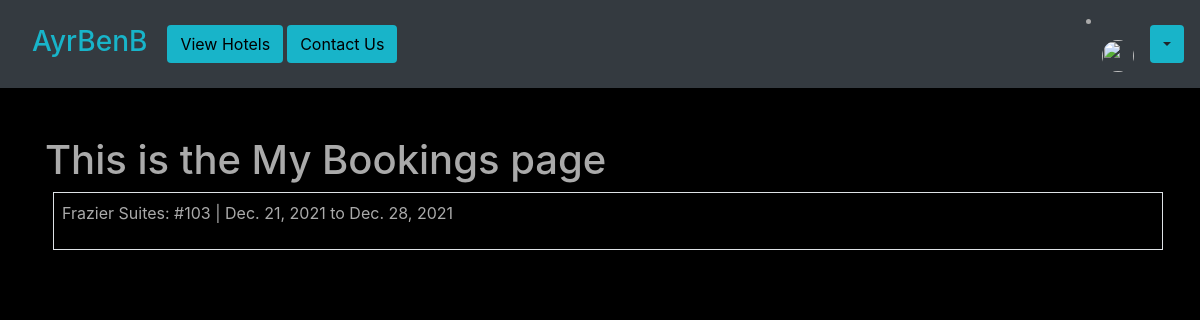
/my-bookings (signed in), run on an earlier commit of the app's database.
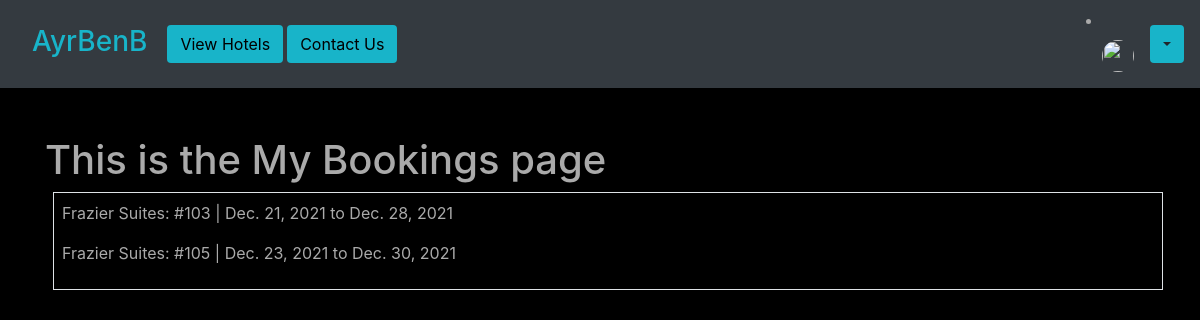
And on a later commit of the database.
### base/models.py (models this page shows, shortened)
class RoomBooking(models.Model):
    user = models.ForeignKey(settings.AUTH_USER_MODEL, on_delete=models.CASCADE,
                            blank=True, null=True)
    room = models.ForeignKey(HotelRoom, on_delete=models.CASCADE)
    date_booked = models.DateTimeField(auto_now_add=True)
    booking_start_date = models.DateField(null=True)
    booking_end_date = models.DateField(null=True)

class HotelRoom(models.Model):
    hotel = models.ForeignKey(Hotel, on_delete=models.CASCADE)
    room_number = models.IntegerField(blank=False, default='000')
    is_booked = models.BooleanField(default=False)
    slug = models.SlugField()
    def __str__(self):
        return "{0}: #{1}".format(self.hotel.hotel_name, self.room_number)

class Hotel(models.Model):
    location = models.ForeignKey(Location, on_delete=models.CASCADE, default=True, null=True)
    hotel_name = models.CharField(max_length=100)
    hotel_rating = models.IntegerField(default=1, validators=[
            MaxValueValidator(5),
            MinValueValidator(1)
        ])
    description = models.CharField(max_length=500, blank=False, default="Lorem ipsum dolor sit amet consectetur adipisicing elit.")
    slug = models.SlugField()
    image = models.ImageField(upload_to='images/', default='images/default.jpg')

### base/views.py (the view)
# urls.py: path('my-bookings', views.my_booking_view, name='my-bookings'),
def my_booking_view(request):
    bookings = RoomBooking.objects.filter(user=request.user)
    context = {
        'bookings': bookings
    }
    return render(request, "base/my-bookings.html", context)

### base/templates/base/my-bookings.html
{% extends "base/base.html" %}
{% block content %}
    <h1>This is the My Bookings page</h1>
    <div class="container align-items-center border border-grey m-2 p-2">
        {% for booking in bookings %}
            <p>{{ booking.room }} | {{ booking.booking_start_date }} to {{ booking.booking_end_date }} </p>
        {% endfor %}
    </div>
{% endblock content %}

What changed in the data, as far as the page shows it:
added RoomBooking: room "Frazier Suites: #105", booking_start_date "Dec. 23, 2021", booking_end_date "Dec. 30, 2021"
